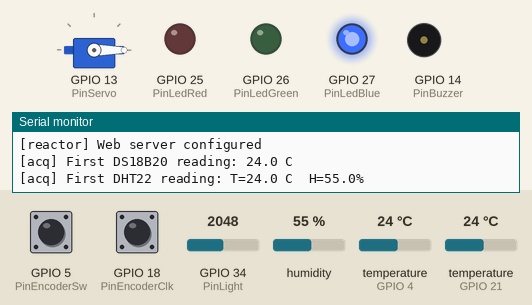
A program run on a simulated ESP32. Shown: servo, output pins drawn as LEDs (lit = HIGH), buzzer (waves = sounding, pin HIGH), the last lines printed to the serial monitor. The inputs (shaded band) are chosen by the test bench; at power-on: humidity 55 %, temperature (sensors on GPIO 4, GPIO 21) 24 °C, GPIO 5 (PinEncoderSw) HIGH, GPIO 18 (PinEncoderClk) HIGH, GPIO 34 (PinLight) = 2048 (analog values on the 0–4095 scale). WiFi joins after 1.5 s; servers stay silent unless stated; storage starts empty; no MQTT or app messages arrive unless stated.

Above: at 3.2 s.
3.3 s: humidity set to 46 %
11.3 s: humidity set to 43 %
At 13.3 s:
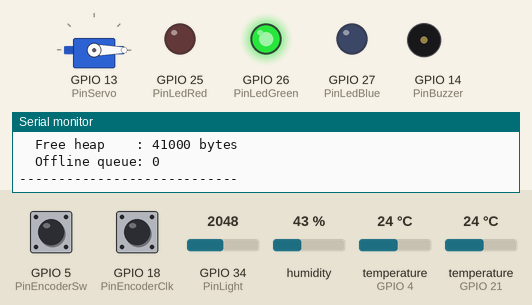
13.6 s: temperature (sensor on GPIO 4) set to 29.1 °C
22.2 s: temperature (sensor on GPIO 4) set to 30.6 °C
At 27.3 s:
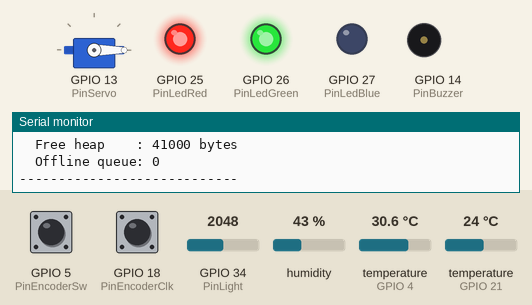
27.6 s: temperature (sensor on GPIO 4) set to 33.3 °C
36.2 s: temperature (sensor on GPIO 4) set to 34.5 °C
At 39.1 s:
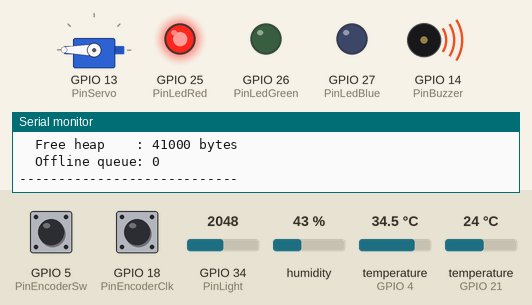
Timing chart, 0 to 40.6 s (numbered marks = the images above; inputs shaded):
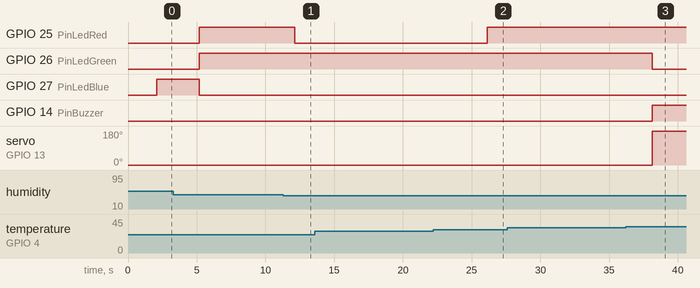

The program:

main.cpp
```cpp
#include <Arduino.h>
#include <LittleFS.h>
#include <WiFi.h>
#include <functional>

#include "AppConfig.h"
#include "TelemetryJson.h"
#include "actuators/AlarmBuzzer.h"
#include "actuators/ControlRodServo.h"
#include "actuators/StatusLed.h"
#include "config/RuntimeConfig.h"
#include "models/ReactorState.h"
#include "network/ConnectivityManager.h"
#include "network/MqttClientManager.h"
#include "sensors/EncoderInput.h"
#include "sensors/EnvironmentSensor.h"
#include "sensors/LightSensor.h"
#include "sensors/RadiationSensor.h"
#include "storage/OfflineStore.h"
#include "web/WebServerManager.h"

namespace {
SemaphoreHandle_t stateMutex;
ReactorState reactorState;

RuntimeConfig runtimeConfig;
ConnectivityManager connectivity;
MqttClientManager mqtt;
OfflineStore offlineStore;
WebServerManager webServer;

LightSensor lightSensor(AppConfig::PinLight);
RadiationSensor radiationSensor(AppConfig::PinOneWire);
EnvironmentSensor environmentSensor(AppConfig::PinDht);
EncoderInput encoder(AppConfig::PinEncoderClk, AppConfig::PinEncoderDt, AppConfig::PinEncoderSw);
StatusLed statusLed(AppConfig::PinLedRed, AppConfig::PinLedGreen, AppConfig::PinLedBlue);
AlarmBuzzer alarmBuzzer(AppConfig::PinBuzzer);
ControlRodServo controlRodServo(AppConfig::PinServo);
uint32_t lastDiagnosticMs = 0;

ReactorState copyState() {
  ReactorState copy;
  if (xSemaphoreTake(stateMutex, pdMS_TO_TICKS(20)) == pdTRUE) {
    copy = reactorState;
    xSemaphoreGive(stateMutex);
  }
  return copy;
}

void mutateState(const std::function<void(ReactorState&)>& mutator) {
  if (xSemaphoreTake(stateMutex, pdMS_TO_TICKS(50)) == pdTRUE) {
    mutator(reactorState);
    xSemaphoreGive(stateMutex);
  }
}

ReactorStatus evaluateStatus(const ReactorState& state) {
  if (state.emergencyStop) {
    return ReactorStatus::EmergencyStop;
  }
  if (!state.reactorOnline) {
    return ReactorStatus::Offline;
  }

  // Alarme critique : (humidité >= 60% ET temp room >= 40°C) OU radiation >= 32°C
  const bool radiationCritical = !isnan(state.coreTemperatureC) &&
                                  state.coreTemperatureC >= AppConfig::CoreCriticalThresholdC;
  const bool roomAndHumidityCritical =
      (!isnan(state.roomTemperatureC) && state.roomTemperatureC >= AppConfig::RoomCriticalThresholdC) &&
      (!isnan(state.roomHumidityPercent) && state.roomHumidityPercent >= AppConfig::HumidityCriticalThresholdPercent);

  if (radiationCritical || roomAndHumidityCritical) {
    return ReactorStatus::Critical;
  }

  // Avertissement précoce
  const bool coreWarning = !isnan(state.coreTemperatureC) && state.coreTemperatureC >= AppConfig::CoreWarningThresholdC;
  const bool roomWarning = !isnan(state.roomTemperatureC) && state.roomTemperatureC >= AppConfig::RoomWarningThresholdC;
  const bool humidityWarning = !isnan(state.roomHumidityPercent) &&
                               state.roomHumidityPercent >= AppConfig::HumidityWarningThresholdPercent;
  if (coreWarning || roomWarning || humidityWarning) {
    return ReactorStatus::Warning;
  }
  return ReactorStatus::Nominal;
}

void applyCommandPayload(const String& payload) {
  mutateState([&payload](ReactorState& state) {
    validateAndApplyCommand(payload, state);
  });
}

String printableFloat(float value, unsigned int digits = 1) {
  return isnan(value) ? String("NA") : String(value, digits);
}

String printableMeasurement(float value, const char* unit, unsigned int digits = 1) {
  if (isnan(value)) {
    return "NA";
  }
  return String(value, digits) + unit;
}

void printDiagnostic(const ReactorState& state) {
  Serial.println("--- [reactor] Diagnostic ---");
  Serial.printf("  Status       : %s\n", reactorStatusToString(state.status));
  Serial.printf("  Reactor      : %s\n", state.reactorOnline ? "ONLINE" : "OFFLINE");
  Serial.printf("  Light (raw)  : %u\n", state.lightRaw);
  Serial.printf("  Core temp    : %s\n", printableMeasurement(state.coreTemperatureC, "C").c_str());
  Serial.printf("  Room temp    : %s\n", printableMeasurement(state.roomTemperatureC, "C").c_str());
  Serial.printf("  Room humidity: %s\n", printableMeasurement(state.roomHumidityPercent, "%%").c_str());
  Serial.printf("  Rod position : %d%%\n", state.rodPositionPercent);
  Serial.printf("  WiFi         : %s\n", state.wifiConnected ? "OK" : "DOWN");
  Serial.printf("  MQTT         : %s\n", state.mqttConnected ? "OK" : "DOWN");
  Serial.printf("  IP           : %s\n", state.wifiConnected ? WiFi.localIP().toString().c_str() : "-");
  Serial.printf("  Free heap    : %u bytes\n", state.freeHeap);
  Serial.printf("  Offline queue: %u\n", static_cast<unsigned int>(state.offlineQueueSize));
  Serial.println("----------------------------");
}

void acquisitionTask(void*) {
  TickType_t lastWake = xTaskGetTickCount();
  bool firstCorePrinted = false;
  bool firstEnvPrinted = false;
  for (;;) {
    const uint16_t lightRaw = lightSensor.readRaw();
    const float coreTemperature = radiationSensor.readCoreTemperatureC();
    const EnvironmentReadings environment = environmentSensor.read();

    // Log la première lecture réussie de chaque capteur
    if (!firstCorePrinted && !isnan(coreTemperature)) {
      Serial.printf("[acq] First DS18B20 reading: %.1f C\n", coreTemperature);
      firstCorePrinted = true;
    }
    if (!firstEnvPrinted && environment.valid) {
      Serial.printf("[acq] First DHT22 reading: T=%.1f C  H=%.1f%%\n",
                    environment.temperatureC, environment.humidityPercent);
      firstEnvPrinted = true;
    }

    mutateState([&](ReactorState& state) {
      state.timestampMs = millis();
      state.lightRaw = lightRaw;
      state.reactorOnline = lightSensor.isReactorOnline(lightRaw);
      state.coreTemperatureC = coreTemperature;
      if (environment.valid) {
        state.roomTemperatureC = environment.temperatureC;
        state.roomHumidityPercent = environment.humidityPercent;
      }
    });

    vTaskDelayUntil(&lastWake, pdMS_TO_TICKS(AppConfig::AcquisitionPeriodMs));
  }
}

void controlTask(void*) {
  TickType_t lastWake = xTaskGetTickCount();
  int lastEncoderPos = encoder.positionPercent();
  bool wasInAlarm = false; // Pour détecter la transition vers l'alarme

  for (;;) {
    encoder.update();
    const ButtonEvent buttonEvent = encoder.consumeButtonEvent();

    ReactorState snapshot = copyState();
    const int currentEncoderPos = encoder.positionPercent();

    // L'opérateur peut TOUJOURS modifier la position des barres
    if (currentEncoderPos != lastEncoderPos) {
      snapshot.rodPositionPercent = currentEncoderPos;
      lastEncoderPos = currentEncoderPos;
    } else if (snapshot.rodPositionPercent != lastEncoderPos) {
      encoder.setPositionPercent(snapshot.rodPositionPercent);
      lastEncoderPos = snapshot.rodPositionPercent;
    }

    // Bouton : appui court = acquitter alarme, appui long = arrêt urgence
    if (buttonEvent == ButtonEvent::ShortPress) {
      snapshot.alarmAcknowledged = true;
    }
    if (buttonEvent == ButtonEvent::LongPress) {
      snapshot.emergencyStop = true;
      snapshot.alarmAcknowledged = true; // Silence buzzer on emergency stop
    }

    snapshot.status = evaluateStatus(snapshot);

    // À l'entrée en alarme : barres automatiquement à 100%
    const bool inAlarm = (snapshot.status == ReactorStatus::Critical ||
                          snapshot.status == ReactorStatus::EmergencyStop);
    if (inAlarm && !wasInAlarm) {
      // Transition vers l'alarme : forcer les barres à 100%
      snapshot.rodPositionPercent = 100;
      encoder.setPositionPercent(100);
      lastEncoderPos = 100;
    }
    wasInAlarm = inAlarm;
    // Après la transition, l'opérateur peut librement modifier la position

    controlRodServo.setInsertionPercent(snapshot.rodPositionPercent);
    statusLed.show(snapshot.status, snapshot.mqttConnected);
    alarmBuzzer.setActive(inAlarm && !snapshot.alarmAcknowledged);

    mutateState([&snapshot](ReactorState& state) {
      state.alarmAcknowledged = snapshot.alarmAcknowledged;
      state.emergencyStop = snapshot.emergencyStop;
      state.rodPositionPercent = snapshot.rodPositionPercent;
      state.status = snapshot.status;
    });

    vTaskDelayUntil(&lastWake, pdMS_TO_TICKS(AppConfig::ControlPeriodMs));
  }
}

void networkTask(void*) {
  TickType_t lastWake = xTaskGetTickCount();
  uint32_t lastPublishMs = 0;
  for (;;) {
    connectivity.loop();
    mqtt.loop(connectivity.wifiConnected());

    mutateState([](ReactorState& state) {
      state.wifiConnected = connectivity.wifiConnected();
      state.mqttConnected = mqtt.connected();
    });

    const uint32_t now = millis();
    if (now - lastPublishMs >= AppConfig::MqttPublishPeriodMs) {
      ReactorState snapshot = copyState();
      const String payload = buildTelemetryJson(snapshot);

      if (mqtt.connected()) {
        offlineStore.replay([](const String& storedPayload) {
          return mqtt.publishTelemetry(storedPayload);
        });
      }

      if (!mqtt.publishTelemetry(payload)) {
        offlineStore.append(payload);
      }

      mutateState([](ReactorState& state) {
        state.offlineQueueSize = offlineStore.count();
      });
      lastPublishMs = now;
    }

    vTaskDelayUntil(&lastWake, pdMS_TO_TICKS(100));
  }
}

void webTask(void*) {
  TickType_t lastWake = xTaskGetTickCount();
  for (;;) {
    webServer.loop();
    vTaskDelayUntil(&lastWake, pdMS_TO_TICKS(AppConfig::WebPeriodMs));
  }
}

void supervisorTask(void*) {
  TickType_t lastWake = xTaskGetTickCount();
  for (;;) {
    mutateState([](ReactorState& state) {
      state.freeHeap = ESP.getFreeHeap();
      state.uptimeMs = millis();
      state.offlineQueueSize = offlineStore.count();
    });

    const uint32_t now = millis();
    if (now - lastDiagnosticMs >= 5000) {
      printDiagnostic(copyState());
      lastDiagnosticMs = now;
    }
    vTaskDelayUntil(&lastWake, pdMS_TO_TICKS(AppConfig::SupervisorPeriodMs));
  }
}
}

void setup() {
  Serial.begin(115200);
  Serial.println();
  Serial.println("[reactor] booting Nuclear Reactor supervision station");
  stateMutex = xSemaphoreCreateMutex();

  if (LittleFS.begin(true)) {
    Serial.println("[reactor] LittleFS mounted");
  } else {
    Serial.println("[reactor] LittleFS mount failed");
  }
  runtimeConfig.begin();
  offlineStore.begin();

  Serial.println("[reactor] Initialising sensors...");
  lightSensor.begin();
  Serial.println("[reactor] HW-486 (Light) OK");
  radiationSensor.begin();
  Serial.println("[reactor] DS18B20 (Core temp) init done");
  environmentSensor.begin();
  Serial.println("[reactor] DHT22 (Room env) init done");
  encoder.begin();
  Serial.println("[reactor] HW-040 (Encoder) OK");
  statusLed.begin();
  Serial.println("[reactor] LEDs OK");
  alarmBuzzer.begin();
  Serial.println("[reactor] HW-508 (Buzzer) OK");
  controlRodServo.begin();
  Serial.println("[reactor] SG90 (Servo) OK");

  connectivity.begin();
  mqtt.begin(runtimeConfig.mqtt());
  mqtt.setCommandHandler(applyCommandPayload);
  Serial.println("[reactor] WiFi/MQTT tasks configured");

  webServer.begin(
      copyState,
      []() { return buildTelemetryJson(copyState()); },
      [](const MqttSettings& settings) { return runtimeConfig.saveMqtt(settings); },
      applyCommandPayload);
  Serial.println("[reactor] Web server configured");

  xTaskCreatePinnedToCore(acquisitionTask, "acquisition", 4096, nullptr, 3, nullptr, 1);
  xTaskCreatePinnedToCore(controlTask, "control", 4096, nullptr, 4, nullptr, 1);
  xTaskCreatePinnedToCore(networkTask, "network", 6144, nullptr, 2, nullptr, 0);
  xTaskCreatePinnedToCore(webTask, "web", 6144, nullptr, 1, nullptr, 0);
  xTaskCreatePinnedToCore(supervisorTask, "supervisor", 3072, nullptr, 1, nullptr, 0);
}

void loop() {
  vTaskDelete(NULL);
}
```

TelemetryJson.cpp
```cpp
#include "TelemetryJson.h"

#include <ArduinoJson.h>

#include "AppConfig.h"

String buildTelemetryJson(const ReactorState& state) {
  DynamicJsonDocument doc(512);

  // Format imposé par la consigne :
  // { "device": "ESP32-X", "ts": 0, "data": { ... } }
  doc["device"] = String("ESP32-") + AppConfig::DeviceId;
  doc["ts"] = state.timestampMs;

  JsonObject data = doc.createNestedObject("data");

  if (!isnan(state.roomTemperatureC)) {
    data["temp"] = state.roomTemperatureC;
  }
  if (!isnan(state.roomHumidityPercent)) {
    data["humidity"] = state.roomHumidityPercent;
  }

  // Données étendues
  if (!isnan(state.coreTemperatureC)) {
    data["coreRadiationC"] = state.coreTemperatureC;
  }
  data["lightRaw"] = state.lightRaw;
  data["status"] = reactorStatusToString(state.status);
  data["rodPositionPercent"] = state.rodPositionPercent;
  data["emergencyStop"] = state.emergencyStop;
  data["online"] = state.reactorOnline;
  data["alarmAcknowledged"] = state.alarmAcknowledged;
  data["wifiConnected"] = state.wifiConnected;
  data["mqttConnected"] = state.mqttConnected;
  data["freeHeap"] = state.freeHeap;
  data["uptimeMs"] = state.uptimeMs;
  data["offlineQueueSize"] = state.offlineQueueSize;

  String output;
  serializeJson(doc, output);
  return output;
}

bool validateAndApplyCommand(const String& payload, ReactorState& state) {
  DynamicJsonDocument doc(256);
  DeserializationError error = deserializeJson(doc, payload);
  if (error) {
    return false;
  }

  const String command = doc["command"] | "";
  if (command == "ACK_ALARM") {
    state.alarmAcknowledged = true;
    return true;
  }

  if (command == "EMERGENCY_STOP") {
    state.emergencyStop = true;
    state.alarmAcknowledged = true;
    state.rodPositionPercent = 100;
    return true;
  }

  if (command == "RESET_EMERGENCY") {
    state.emergencyStop = false;
    state.alarmAcknowledged = true;
    return true;
  }

  if (command == "SET_ROD") {
    if (!doc["value"].is<int>()) {
      return false;
    }
    state.rodPositionPercent = constrain(doc["value"].as<int>(), 0, 100);
    return true;
  }

  return false;
}
```

TelemetryJson.h
```cpp
#pragma once

#include <Arduino.h>

#include "models/ReactorState.h"

String buildTelemetryJson(const ReactorState& state);
bool validateAndApplyCommand(const String& payload, ReactorState& state);
```

AlarmBuzzer.cpp
```cpp
#include "AlarmBuzzer.h"

AlarmBuzzer::AlarmBuzzer(uint8_t pin) : pin_(pin) {}

void AlarmBuzzer::begin() {
  pinMode(pin_, OUTPUT);
  // Le module HW-c508 semble être "Active High" (il sonne avec du 3.3V).
  // On le met donc à LOW pour le rendre silencieux par défaut.
  digitalWrite(pin_, LOW);
}

void AlarmBuzzer::setActive(bool active) {
  if (active) {
    digitalWrite(pin_, HIGH); // HIGH = Alarme ON
  } else {
    digitalWrite(pin_, LOW);  // LOW = Alarme OFF
  }
}
```

AlarmBuzzer.h
```cpp
#pragma once

#include <Arduino.h>

class AlarmBuzzer {
 public:
  explicit AlarmBuzzer(uint8_t pin);
  void begin();
  void setActive(bool active);

 private:
  uint8_t pin_;
};
```

ControlRodServo.cpp
```cpp
#include "ControlRodServo.h"

ControlRodServo::ControlRodServo(uint8_t pin) : pin_(pin) {}

void ControlRodServo::begin() {
  servo_.setPeriodHertz(50);
  servo_.attach(pin_, 500, 2400);
  setInsertionPercent(100);
}

void ControlRodServo::setInsertionPercent(int percent) {
  const int constrainedPercent = constrain(percent, 0, 100);
  const int angle = map(constrainedPercent, 0, 100, 0, 180);
  servo_.write(angle);
}
```

ControlRodServo.h
```cpp
#pragma once

#include <Arduino.h>
#include <ESP32Servo.h>

class ControlRodServo {
 public:
  explicit ControlRodServo(uint8_t pin);
  void begin();
  void setInsertionPercent(int percent);

 private:
  Servo servo_;
  uint8_t pin_;
};
```

StatusLed.cpp
```cpp
#include "StatusLed.h"

StatusLed::StatusLed(uint8_t redPin, uint8_t greenPin, uint8_t bluePin)
    : redPin_(redPin), greenPin_(greenPin), bluePin_(bluePin) {}

void StatusLed::begin() {
  pinMode(redPin_, OUTPUT);
  pinMode(greenPin_, OUTPUT);
  pinMode(bluePin_, OUTPUT);
  write(false, false, false);
}

void StatusLed::show(ReactorStatus status, bool mqttConnected) {
  if (!mqttConnected && status != ReactorStatus::Critical && status != ReactorStatus::EmergencyStop) {
    // Bleu fixe = perte de connectivité MQTT
    write(false, false, true);
    return;
  }

  switch (status) {
    case ReactorStatus::Nominal:
      write(false, true, false);   // Vert = Nominal
      break;
    case ReactorStatus::Warning:
      write(true, true, false);    // Jaune (Rouge + Vert) = Attention
      break;
    case ReactorStatus::Critical:
      write(true, false, false);   // Rouge = Critique
      break;
    case ReactorStatus::EmergencyStop:
      write(true, false, true);    // Magenta (Rouge + Bleu) = Arrêt urgence
      break;
    case ReactorStatus::Offline:
    default:
      write(false, false, true);   // Bleu faible = Offline
      break;
  }
}

void StatusLed::write(bool red, bool green, bool blue) {
  digitalWrite(redPin_, red ? HIGH : LOW);
  digitalWrite(greenPin_, green ? HIGH : LOW);
  digitalWrite(bluePin_, blue ? HIGH : LOW);
}
```

StatusLed.h
```cpp
#pragma once

#include <Arduino.h>
#include "models/ReactorState.h"

class StatusLed {
 public:
  StatusLed(uint8_t redPin, uint8_t greenPin, uint8_t bluePin);
  void begin();
  void show(ReactorStatus status, bool mqttConnected);

 private:
  void write(bool red, bool green, bool blue);
  uint8_t redPin_;
  uint8_t greenPin_;
  uint8_t bluePin_;
};
```

ReactorState.h
```cpp
#pragma once

#include <Arduino.h>

enum class ReactorStatus : uint8_t {
  Offline,
  Nominal,
  Warning,
  Critical,
  EmergencyStop
};

struct ReactorState {
  uint32_t timestampMs = 0;
  uint16_t lightRaw = 0;
  bool reactorOnline = false;
  float coreTemperatureC = NAN;
  float roomTemperatureC = NAN;
  float roomHumidityPercent = NAN;
  int rodPositionPercent = 0;
  bool emergencyStop = false;
  bool alarmAcknowledged = false;
  ReactorStatus status = ReactorStatus::Offline;
  bool wifiConnected = false;
  bool mqttConnected = false;
  uint32_t freeHeap = 0;
  uint32_t uptimeMs = 0;
  size_t offlineQueueSize = 0;
};

inline const char* reactorStatusToString(ReactorStatus status) {
  switch (status) {
    case ReactorStatus::Offline:
      return "OFFLINE";
    case ReactorStatus::Nominal:
      return "NOMINAL";
    case ReactorStatus::Warning:
      return "WARNING";
    case ReactorStatus::Critical:
      return "CRITICAL";
    case ReactorStatus::EmergencyStop:
      return "EMERGENCY_STOP";
  }
  return "UNKNOWN";
}
```

ConnectivityManager.h
```cpp
#pragma once

#include <Arduino.h>

class ConnectivityManager {
 public:
  void begin();
  void loop();
  bool wifiConnected() const;

 private:
  uint32_t lastAttemptMs_ = 0;
};
```

Source omitted: ConnectivityManager.cpp (648 bytes), MqttClientManager.cpp (2120 bytes), MqttClientManager.h (762 bytes), EncoderInput.cpp (1738 bytes), EncoderInput.h (609 bytes), EnvironmentSensor.cpp (1536 bytes), EnvironmentSensor.h (472 bytes), LightSensor.cpp (522 bytes), LightSensor.h (225 bytes), RadiationSensor.cpp (1211 bytes), RadiationSensor.h (358 bytes), OfflineStore.cpp (1663 bytes) and 6 more

Measured:
- the behaviour switches between 45 and 44 % on humidity (found by bisection; images 0 and 1)
- the behaviour switches between 29.9 and 30 °C on temperature (sensor on GPIO 4) (found by bisection; images 1 and 2)
- the behaviour switches between 33.7 and 33.8 °C on temperature (sensor on GPIO 4) (found by bisection; images 2 and 3)
- after the input at 22.2 s, GPIO 25 (PinLedRed): LOW → HIGH after 3.9 s
